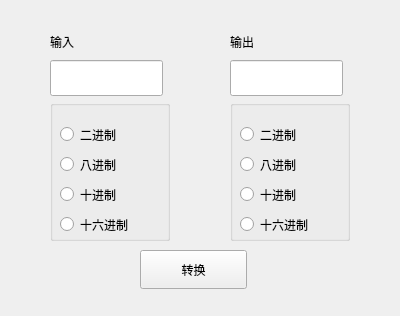
<?xml version="1.0" encoding="UTF-8"?>
<ui version="4.0">
 <class>baseChange</class>
 <widget class="QWidget" name="baseChange">
  <property name="geometry">
   <rect>
    <x>0</x>
    <y>0</y>
    <width>400</width>
    <height>316</height>
   </rect>
  </property>
  <property name="windowTitle">
   <string>进制转换</string>
  </property>
  <widget class="QLabel" name="label">
   <property name="geometry">
    <rect>
     <x>50</x>
     <y>30</y>
     <width>68</width>
     <height>23</height>
    </rect>
   </property>
   <property name="text">
    <string>输入</string>
   </property>
  </widget>
  <widget class="QLabel" name="label_2">
   <property name="geometry">
    <rect>
     <x>230</x>
     <y>30</y>
     <width>68</width>
     <height>23</height>
    </rect>
   </property>
   <property name="text">
    <string>输出</string>
   </property>
  </widget>
  <widget class="QLineEdit" name="inputText">
   <property name="geometry">
    <rect>
     <x>50</x>
     <y>60</y>
     <width>113</width>
     <height>36</height>
    </rect>
   </property>
  </widget>
  <widget class="QLineEdit" name="outputText">
   <property name="geometry">
    <rect>
     <x>230</x>
     <y>60</y>
     <width>113</width>
     <height>36</height>
    </rect>
   </property>
  </widget>
  <widget class="QGroupBox" name="inputGroup">
   <property name="geometry">
    <rect>
     <x>50</x>
     <y>100</y>
     <width>120</width>
     <height>141</height>
    </rect>
   </property>
   <property name="title">
    <string/>
   </property>
   <widget class="QRadioButton" name="hexI">
    <property name="geometry">
     <rect>
      <x>10</x>
      <y>110</y>
      <width>117</width>
      <height>29</height>
     </rect>
    </property>
    <property name="text">
     <string>十六进制</string>
    </property>
   </widget>
   <widget class="QRadioButton" name="binI">
    <property name="geometry">
     <rect>
      <x>10</x>
      <y>20</y>
      <width>117</width>
      <height>29</height>
     </rect>
    </property>
    <property name="text">
     <string>二进制</string>
    </property>
    <property name="checked">
     <bool>false</bool>
    </property>
   </widget>
   <widget class="QRadioButton" name="octI">
    <property name="geometry">
     <rect>
      <x>10</x>
      <y>50</y>
      <width>117</width>
      <height>29</height>
     </rect>
    </property>
    <property name="text">
     <string>八进制</string>
    </property>
    <property name="checked">
     <bool>false</bool>
    </property>
   </widget>
   <widget class="QRadioButton" name="decI">
    <property name="geometry">
     <rect>
      <x>10</x>
      <y>80</y>
      <width>117</width>
      <height>29</height>
     </rect>
    </property>
    <property name="text">
     <string>十进制</string>
    </property>
    <property name="checked">
     <bool>false</bool>
    </property>
   </widget>
  </widget>
  <widget class="QGroupBox" name="outputGroup">
   <property name="geometry">
    <rect>
     <x>230</x>
     <y>100</y>
     <width>120</width>
     <height>141</height>
    </rect>
   </property>
   <property name="title">
    <string/>
   </property>
   <widget class="QRadioButton" name="hexO">
    <property name="geometry">
     <rect>
      <x>10</x>
      <y>110</y>
      <width>117</width>
      <height>29</height>
     </rect>
    </property>
    <property name="text">
     <string>十六进制</string>
    </property>
   </widget>
   <widget class="QRadioButton" name="binO">
    <property name="geometry">
     <rect>
      <x>10</x>
      <y>20</y>
      <width>117</width>
      <height>29</height>
     </rect>
    </property>
    <property name="text">
     <string>二进制</string>
    </property>
    <property name="checked">
     <bool>false</bool>
    </property>
   </widget>
   <widget class="QRadioButton" name="octO">
    <property name="geometry">
     <rect>
      <x>10</x>
      <y>50</y>
      <width>117</width>
      <height>29</height>
     </rect>
    </property>
    <property name="text">
     <string>八进制</string>
    </property>
    <property name="checked">
     <bool>false</bool>
    </property>
   </widget>
   <widget class="QRadioButton" name="decO">
    <property name="geometry">
     <rect>
      <x>10</x>
      <y>80</y>
      <width>117</width>
      <height>29</height>
     </rect>
    </property>
    <property name="text">
     <string>十进制</string>
    </property>
    <property name="checked">
     <bool>false</bool>
    </property>
   </widget>
  </widget>
  <widget class="QPushButton" name="btnChange">
   <property name="geometry">
    <rect>
     <x>140</x>
     <y>250</y>
     <width>107</width>
     <height>39</height>
    </rect>
   </property>
   <property name="text">
    <string>转换</string>
   </property>
  </widget>
 </widget>
 <resources/>
 <connections/>
</ui>
